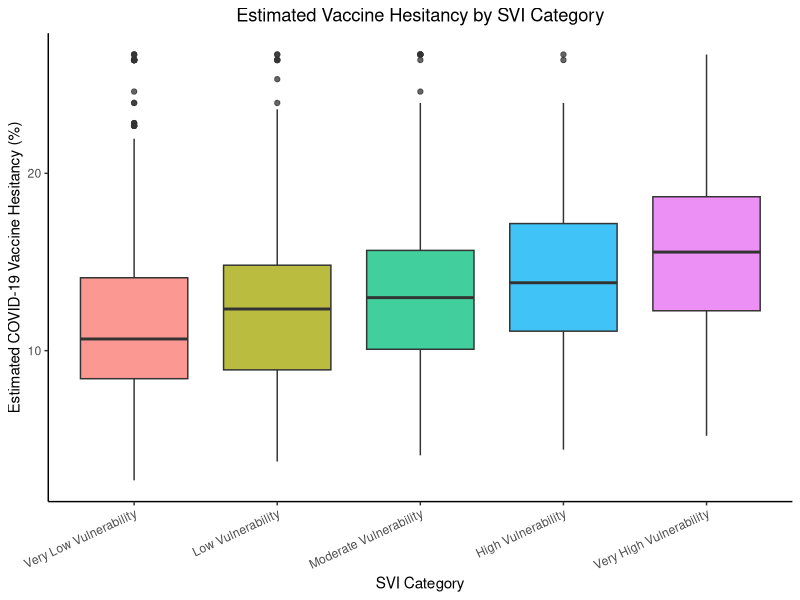
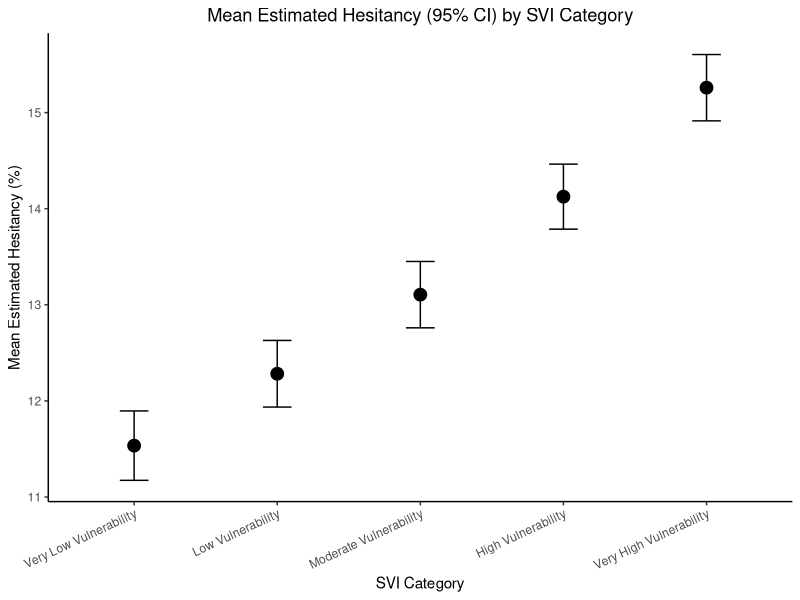
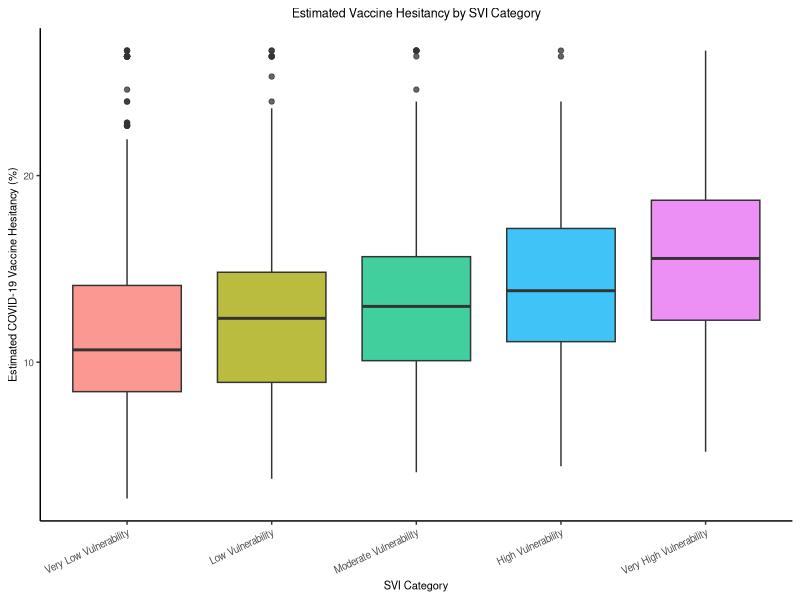
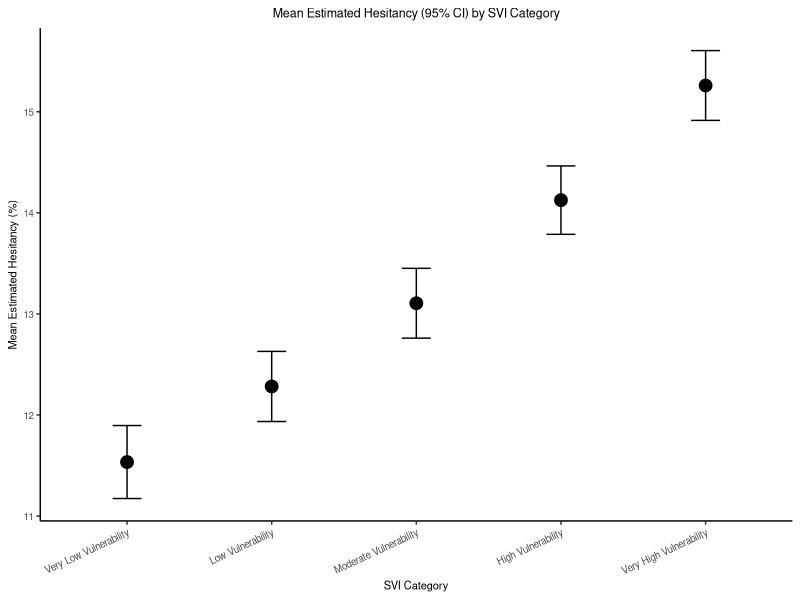

R code for these plots, in order:
# ============================================================
# VTPEH 6270 - Check Point 03
# Data Exploration
# Author: Sowmya Srinivasan
# Date: 2026-02-20
# ============================================================
# Research Question:
# Is COVID-19 vaccine hesitancy higher in counties with
# higher Social Vulnerability Index (SVI)?
# ============================================================

# --- Libraries ----------------------------------------------
library(tidyverse)
library(readr)
library(knitr)
library(kableExtra)

# --- Data Import --------------------------------------------
# Update this path to match where your CSV is located
data <- read.csv(
  "R Lab_Vaccine_Hesitancy.csv",
  check.names = TRUE
)

# --- Data Cleaning ------------------------------------------
data_clean <- data %>%
  mutate(
    hesitancy_pct = parse_number(as.character(Estimated.hesitant)),
    svi_category  = trimws(as.character(SVI.Category))
  ) %>%
  filter(
    !is.na(hesitancy_pct),
    !is.na(svi_category),
    svi_category != ""
  ) %>%
  mutate(
    svi_category = factor(svi_category)
  )

# Reorder SVI categories from lowest to highest vulnerability
data_clean$svi_category <- factor(
  data_clean$svi_category,
  levels = c(
    "Very Low Vulnerability",
    "Low Vulnerability",
    "Moderate Vulnerability",
    "High Vulnerability",
    "Very High Vulnerability"
  )
)

# Confirm data dimensions and structure
dim(data_clean)
summary(data_clean$hesitancy_pct)
table(data_clean$svi_category)

# --- Grouped Summary Statistics -----------------------------
summary_table <- data_clean %>%
  group_by(svi_category) %>%
  summarise(
    N            = n(),
    `Mean (%)`   = round(mean(hesitancy_pct), 2),
    SD           = round(sd(hesitancy_pct), 2),
    `Median (%)` = round(median(hesitancy_pct), 2),
    IQR          = round(IQR(hesitancy_pct), 2),
    .groups = "drop"
  )

print(summary_table)

# --- Visualization 1: Boxplot -------------------------------
ggplot(data_clean, aes(x = svi_category, y = hesitancy_pct, fill = svi_category)) +
  geom_boxplot(alpha = 0.75) +
  labs(
    x     = "SVI Category",
    y     = "Estimated COVID-19 Vaccine Hesitancy (%)",
    title = "Estimated Vaccine Hesitancy by SVI Category"
  ) +
  theme_classic() +
  theme(
    legend.position = "none",
    axis.text.x     = element_text(angle = 25, hjust = 1),
    plot.title      = element_text(hjust = 0.5)
  )

# Save Boxplot as PDF - Nature Formatting Guidelines
nature_boxplot <- ggplot(data_clean, aes(x = svi_category, y = hesitancy_pct, fill = svi_category)) +
  geom_boxplot(alpha = 0.75) +
  labs(
    x     = "SVI Category",
    y     = "Estimated COVID-19 Vaccine Hesitancy (%)",
    title = "Estimated Vaccine Hesitancy by SVI Category"
  ) +
  theme_classic() +
  theme(
    legend.position = "none",
    axis.text.x     = element_text(angle = 25, hjust = 1, size = 7),
    axis.text.y     = element_text(size = 7),
    axis.title      = element_text(size = 8),
    plot.title      = element_text(hjust = 0.5, size = 9),
    line            = element_line(linewidth = 0.5)
  )

ggsave(
  filename = "Figure1_Hesitancy_by_SVI.pdf",
  plot     = nature_boxplot,
  width    = 89,
  height   = 70,
  units    = "mm",
  device   = "pdf",
  dpi      = 300
)
message("Figure 1 saved as Figure1_Hesitancy_by_SVI.pdf")

# --- Visualization 2: Mean +/- 95% CI Plot ------------------
plot_df <- data_clean %>%
  group_by(svi_category) %>%
  summarise(
    Mean  = mean(hesitancy_pct),
    SD    = sd(hesitancy_pct),
    N     = n(),
    SE    = SD / sqrt(N),
    Lower = Mean - 1.96 * SE,
    Upper = Mean + 1.96 * SE,
    .groups = "drop"
  )

ggplot(plot_df, aes(x = svi_category, y = Mean)) +
  geom_point(size = 4) +
  geom_errorbar(aes(ymin = Lower, ymax = Upper), width = 0.2) +
  labs(
    x     = "SVI Category",
    y     = "Mean Estimated Hesitancy (%)",
    title = "Mean Estimated Hesitancy (95% CI) by SVI Category"
  ) +
  theme_classic() +
  theme(
    axis.text.x = element_text(angle = 25, hjust = 1),
    plot.title  = element_text(hjust = 0.5)
  )

# Save Mean CI Plot as PDF - Nature Formatting Guidelines
nature_ci <- ggplot(plot_df, aes(x = svi_category, y = Mean)) +
  geom_point(size = 4) +
  geom_errorbar(aes(ymin = Lower, ymax = Upper), width = 0.2) +
  labs(
    x     = "SVI Category",
    y     = "Mean Estimated Hesitancy (%)",
    title = "Mean Estimated Hesitancy (95% CI) by SVI Category"
  ) +
  theme_classic() +
  theme(
    axis.text.x = element_text(angle = 25, hjust = 1, size = 7),
    axis.text.y = element_text(size = 7),
    axis.title  = element_text(size = 8),
    plot.title  = element_text(hjust = 0.5, size = 9),
    line        = element_line(linewidth = 0.5)
  )

ggsave(
  filename = "Figure2_MeanHesitancy_CI.pdf",
  plot     = nature_ci,
  width    = 89,
  height   = 70,
  units    = "mm",
  device   = "pdf",
  dpi      = 300
)
message("Figure 2 saved as Figure2_MeanHesitancy_CI.pdf")
